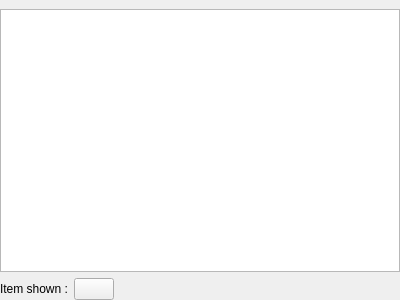
<?xml version="1.0" encoding="UTF-8"?>
<ui version="4.0">
 <class>WidgetDownloads</class>
 <widget class="QWidget" name="WidgetDownloads">
  <property name="geometry">
   <rect>
    <x>0</x>
    <y>0</y>
    <width>400</width>
    <height>300</height>
   </rect>
  </property>
  <property name="windowTitle">
   <string>Downloads</string>
  </property>
  <layout class="QVBoxLayout" name="layMain">
   <property name="spacing">
    <number>6</number>
   </property>
   <property name="leftMargin">
    <number>0</number>
   </property>
   <property name="topMargin">
    <number>9</number>
   </property>
   <property name="rightMargin">
    <number>0</number>
   </property>
   <property name="bottomMargin">
    <number>0</number>
   </property>
   <item>
    <widget class="QTableView" name="tblDownloads"/>
   </item>
   <item>
    <layout class="QHBoxLayout" name="layTools">
     <item>
      <widget class="QLabel" name="lblFilter">
       <property name="text">
        <string>Item shown :</string>
       </property>
      </widget>
     </item>
     <item>
      <widget class="QPushButton" name="butRemoveComplete">
       <property name="toolTip">
        <string>Remove completed files</string>
       </property>
       <property name="text">
        <string/>
       </property>
       <property name="icon">
        <iconset resource="ressources.qrc">
         <normaloff>:/icons/ressources/remove_complete_files.png</normaloff>:/icons/ressources/remove_complete_files.png</iconset>
       </property>
      </widget>
     </item>
     <item>
      <spacer name="horizontalSpacer">
       <property name="orientation">
        <enum>Qt::Horizontal</enum>
       </property>
       <property name="sizeHint" stdset="0">
        <size>
         <width>40</width>
         <height>20</height>
        </size>
       </property>
      </spacer>
     </item>
    </layout>
   </item>
  </layout>
 </widget>
 <resources>
  <include location="ressources.qrc"/>
 </resources>
 <connections/>
</ui>
